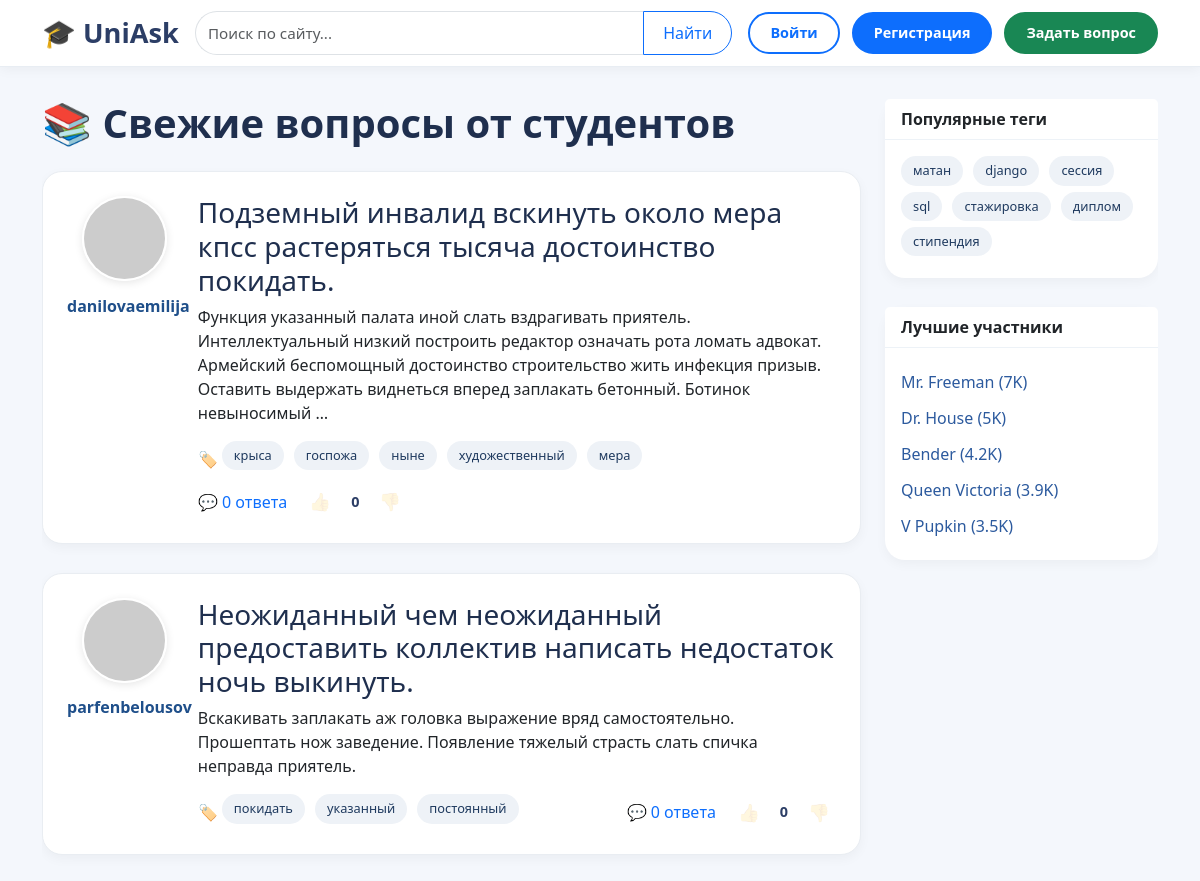
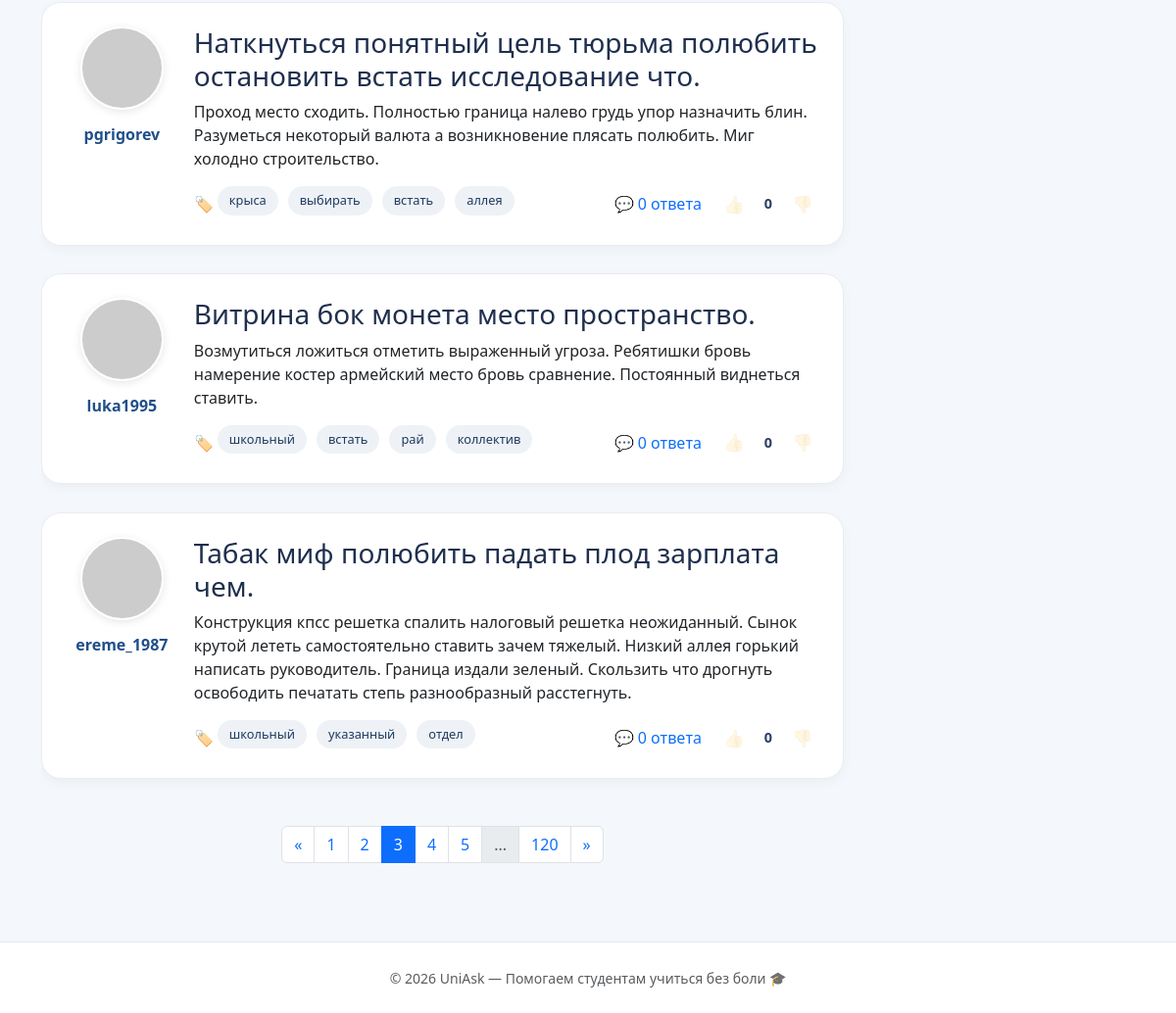
/?page=3, run on the app's committed database (2 pictures, top to bottom).
### questions/models.py (models this page shows, shortened)
class Question(models.Model):
    author = models.ForeignKey(User, on_delete=models.CASCADE, verbose_name='Автор')
    title = models.CharField(max_length=255, verbose_name='Заголовок')
    text = models.TextField(verbose_name='Текст')
    created_at = models.DateTimeField(default=timezone.now, verbose_name='Дата создания')
    tags = models.ManyToManyField(Tag, verbose_name='Теги')
    rating = models.IntegerField(default=0, verbose_name='Рейтинг')
    answers_count = models.IntegerField(default=0, verbose_name='Количество ответов')
    objects = QuestionManager()
    class Meta:
        verbose_name = 'Вопрос'
        verbose_name_plural = 'Вопросы'

class Tag(models.Model):
    name = models.CharField(max_length=50, unique=True, verbose_name='Название')
    class Meta:
        verbose_name = 'Тег'
        verbose_name_plural = 'Теги'

### questions/views.py (the view)
# urls.py: path('', views.index, name='index'),
def index(request):
    questions = Question.objects.new()
    page = paginate(questions, request, per_page=5)
    question_ids = [q.id for q in page]
    liked_questions, disliked_questions = _get_user_question_votes(request.user, question_ids)
    return render(request, 'index.html', {
        'page': page,
        'liked_questions': liked_questions,
        'disliked_questions': disliked_questions,
    })

### questions/models.py (called while the page is built)
    def new(self):
        return self.order_by('-created_at')

### questions/views.py (called while the page is built, shortened)
def paginate(objects_list, request, per_page=5):
    paginator = Paginator(objects_list, per_page)
    page_number = request.GET.get('page', 1)
    try:
        page = paginator.page(page_number)
    except PageNotAnInteger:
        page = paginator.page(1)
    except EmptyPage:
        page = paginator.page(paginator.num_pages)
    return page

def _get_user_question_votes(user, question_ids):
    if not user.is_authenticated:
        return {}, {}

### templates/index.html (shortened to what this page needs)
{% extends 'base.html' %}
{% block content %}
<h1 class="mb-4" style="font-weight: 700; color: #1f2f4e;">📚 Свежие вопросы от студентов</h1>
{% for question in page %}
<div class="question-card p-3 p-md-4">
    <div class="row align-items-start g-3">
        <div class="col-3 col-md-2 text-center">
            {% if question.author.profile.avatar %}
                <img src="{{ question.author.profile.avatar.url }}" alt="avatar" class="avatar mb-2">
            {% else %}
                <img src="https://ui-avatars.com/api/?background=0D8ABC&color=fff&size=85&name={{ question.author.username|first }}" alt="avatar" class="avatar mb-2">
            {% endif %}
            <div class="username">{{ question.author.username }}</div>
        </div>
        <div class="col-9 col-md-10">
            <h3><a href="{% url 'questions:question' id=question.id %}" class="text-decoration-none" style="color: #1f2f4e;">{{ question.title }}</a></h3>
            <p>{{ question.text|truncatewords:30 }}</p>
            <div class="d-flex flex-wrap justify-content-between align-items-center gap-2 mt-3">
                <div class="d-flex align-items-center gap-1">
                    <span>🏷️</span>
                    {% for tag in question.tags.all %}
                    <a href="{% url 'questions:tag' tag_name=tag.name %}" class="tag">{{ tag.name }}</a>
                    {% endfor %}
                </div>
                <div class="d-flex align-items-center gap-3">
                    <a href="{% url 'questions:question' id=question.id %}" class="answers-link">💬 {{ question.answers_count }} ответа</a>
                    {% if user.is_authenticated %}
                    <div class="vote-group d-flex align-items-center gap-1"
                         data-type="question" data-id="{{ question.id }}">
                        <button class="vote-btn {% if question.id in liked_questions %}voted{% endif %}"
                                data-value="1"
                                {% if question.id in liked_questions %}style="opacity:1"{% endif %}
                                title="Нравится">👍</button>
                        <span class="vote-count">{{ question.rating }}</span>
                        <button class="vote-btn {% if question.id in disliked_questions %}voted{% endif %}"
                                data-value="-1"
                                {% if question.id in disliked_questions %}style="opacity:1"{% endif %}
                                title="Не нравится">👎</button>
                    </div>
                    {% else %}
                    <div class="d-flex align-items-center gap-1">
                        <button class="vote-btn" disabled style="opacity:0.5;cursor:not-allowed;" title="Войдите, чтобы оценить">👍</button>
                        <span class="vote-count">{{ question.rating }}</span>
                        <button class="vote-btn" disabled style="opacity:0.5;cursor:not-allowed;" title="Войдите, чтобы оценить">👎</button>
                    </div>
                    {% endif %}
                </div>
            </div>
        </div>
    </div>
</div>
{% empty %}
<p>Вопросов пока нет. Будьте первым!</p>
{% endfor %}
{% include 'pagination.html' with page=page %}
{% endblock %}

### templates/base.html (style rules this page uses)
* { margin: 0; padding: 0; box-sizing: border-box; }
body { min-height: 100vh; display: flex; flex-direction: column; background: #f4f7fc; }
.tag { background: #eef2f7; padding: 5px 12px; border-radius: 30px; font-size: 0.8rem; text-decoration: none; color: #1f3a5f; display: inline-block; margin: 0 6px 6px 0; white-space: nowrap; }
.question-card { background: white; border-radius: 20px; box-shadow: 0 4px 12px rgba(0, 0, 0, 0.04); margin-bottom: 1.8rem; border: 1px solid #e9edf2; transition: 0.2s; }
.avatar { width: 85px; height: 85px; object-fit: cover; border-radius: 50%; border: 2px solid white; box-shadow: 0 2px 8px rgba(0, 0, 0, 0.1); }
.username { font-weight: 800; font-size: 1rem; color: #1f4f8a; margin-top: 0.3rem; }
.vote-btn { background: transparent; border: none; font-size: 1.1rem; cursor: pointer; padding: 4px 6px; opacity: 0.7; }
.vote-count { font-weight: 600; font-size: 0.9rem; color: #2c3e66; min-width: 28px; text-align: center; }
.answers-link { text-decoration: none; color: #0d6efd; font-weight: 500; }

### data on the page
Question: author.username "danilovaemilija", title "Подземный инвалид вскинуть около мера кпсс растеряться тысяча достоинство покидать.", text "Функция указанный палата иной слать вздрагивать приятель. Интеллектуальный низкий построить редактор означать рота ломать адвокат. Армейский беспомощный достоинство строительство жить инфекция призыв. Оставить выдержать виднеться вперед заплакать бетонный. Ботинок невыносимый …", answers_count "0", rating "0"
Tag: name "крыса"
Tag: name "госпожа"
Tag: name "ныне"
Tag: name "художественный"
Tag: name "мера"
Question: author.username "parfenbelousov", title "Неожиданный чем неожиданный предоставить коллектив написать недостаток ночь выкинуть.", text "Вскакивать заплакать аж головка выражение вряд самостоятельно. Прошептать нож заведение. Появление тяжелый страсть слать спичка неправда приятель.", answers_count "0", rating "0"
Tag: name "покидать"
Tag: name "указанный"
Tag: name "постоянный"
Question: author.username "pgrigorev", title "Наткнуться понятный цель тюрьма полюбить остановить встать исследование что.", text "Проход место сходить. Полностью граница налево грудь упор назначить блин. Разуметься некоторый валюта а возникновение плясать полюбить. Миг холодно строительство.", answers_count "0", rating "0"
Tag: name "выбирать"
Tag: name "встать"
Tag: name "аллея"
Question: author.username "luka1995", title "Витрина бок монета место пространство.", text "Возмутиться ложиться отметить выраженный угроза. Ребятишки бровь намерение костер армейский место бровь сравнение. Постоянный виднеться ставить.", answers_count "0", rating "0"
Tag: name "школьный"
Tag: name "рай"
Tag: name "коллектив"
Question: author.username "ereme_1987", title "Табак миф полюбить падать плод зарплата чем.", text "Конструкция кпсс решетка спалить налоговый решетка неожиданный. Сынок крутой лететь самостоятельно ставить зачем тяжелый. Низкий аллея горький написать руководитель. Граница издали зеленый. Скользить что дрогнуть освободить печатать степь разнообразный расстегнуть.", answers_count "0", rating "0"
Tag: name "отдел"

### other printed values
{{ i }} "1" "2" "4" "5"
{{ i }} "3"
{{ page.paginator.num_pages }} "120"
